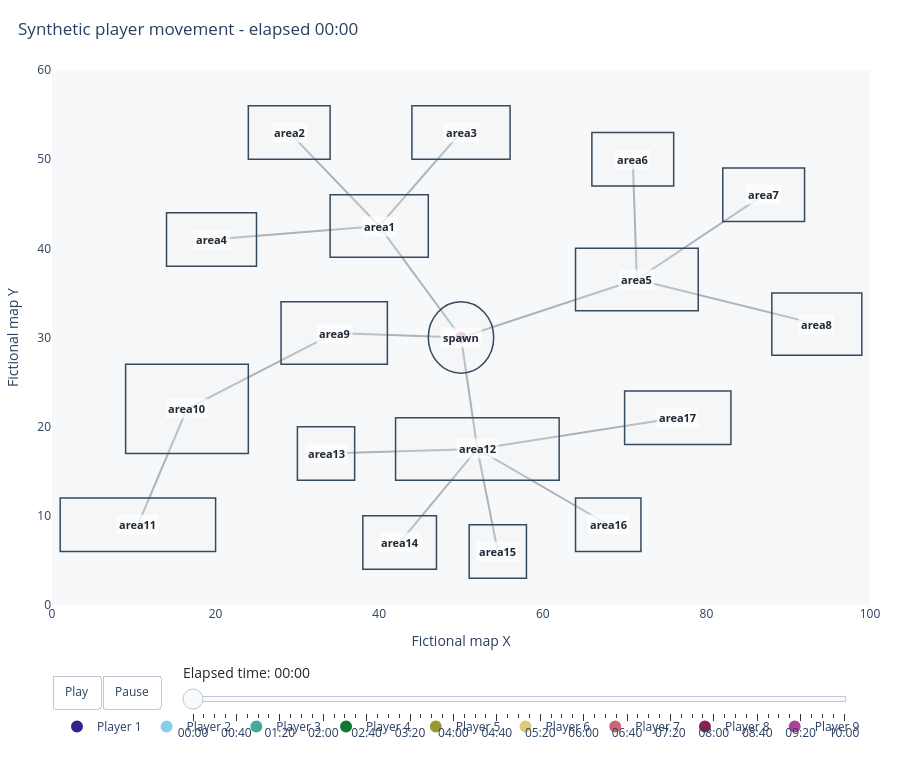

Here is the notebook cell this chart was saved with:
### Markdown cell above
## 5. Animate movement through elapsed time

The bounding boxes and connector lines retain the structure of the Mermaid visual. Use Play or drag the elapsed-time slider. Colourblind-safe markers show current positions, while short matching trails make direction and recent movement visible.

### Code cell
figure = build_movement_animation(
    player_paths,
    minute_range=(0.0, 10.0),
    trail_minutes=1.0,
    frame_interval_seconds=10,
    show_bounding_boxes=True,
)
figure.show()

### Figure 1 — Plotly figure (JSON) as saved in the notebook; plotly's stock layout.template omitted (floating-point values rounded to 4 significant figures)
{"data": [{"hoverinfo": "skip", "line": {"color": "#332288", "width": 3}, "mode": "lines", "name": "Player 1 trail", "opacity": 0.72, "showlegend": false, "type": "scatter", "x": [50.0], "y": [30.0]}, {"customdata": [["spawn", "dwelling", "spawn", "00:00"]], "hovertemplate": "<b>Player 1</b><br>area=%{customdata[0]}<br>state=%{customdata[1]}<br>target=%{customdata[2]}<br>elapsed=%{customdata[3]}<extra></extra>", "marker": {"color": "#332288", "line": {"color": "#FFFFFF", "width": 2}, "size": 14}, "mode": "markers", "name": "Player 1", "type": "scatter", "x": [50.0], "y": [30.0]}, {"hoverinfo": "skip", "line": {"color": "#88CCEE", "width": 3}, "mode": "lines", "name": "Player 2 trail", "opacity": 0.72, "showlegend": false, "type": "scatter", "x": [50.0], "y": [30.0]}, {"customdata": [["spawn", "dwelling", "spawn", "00:00"]], "hovertemplate": "<b>Player 2</b><br>area=%{customdata[0]}<br>state=%{customdata[1]}<br>target=%{customdata[2]}<br>elapsed=%{customdata[3]}<extra></extra>", "marker": {"color": "#88CCEE", "line": {"color": "#FFFFFF", "width": 2}, "size": 14}, "mode": "markers", "name": "Player 2", "type": "scatter", "x": [50.0], "y": [30.0]}, {"hoverinfo": "skip", "line": {"color": "#44AA99", "width": 3}, "mode": "lines", "name": "Player 3 trail", "opacity": 0.72, "showlegend": false, "type": "scatter", "x": [50.0], "y": [30.0]}, {"customdata": [["spawn", "dwelling", "spawn", "00:00"]], "hovertemplate": "<b>Player 3</b><br>area=%{customdata[0]}<br>state=%{customdata[1]}<br>target=%{customdata[2]}<br>elapsed=%{customdata[3]}<extra></extra>", "marker": {"color": "#44AA99", "line": {"color": "#FFFFFF", "width": 2}, "size": 14}, "mode": "markers", "name": "Player 3", "type": "scatter", "x": [50.0], "y": [30.0]}, {"hoverinfo": "skip", "line": {"color": "#117733", "width": 3}, "mode": "lines", "name": "Player 4 trail", "opacity": 0.72, "showlegend": false, "type": "scatter", "x": [50.0], "y": [30.0]}, {"customdata": [["spawn", "dwelling", "spawn", "00:00"]], "hovertemplate": "<b>Player 4</b><br>area=%{customdata[0]}<br>state=%{customdata[1]}<br>target=%{customdata[2]}<br>elapsed=%{customdata[3]}<extra></extra>", "marker": {"color": "#117733", "line": {"color": "#FFFFFF", "width": 2}, "size": 14}, "mode": "markers", "name": "Player 4", "type": "scatter", "x": [50.0], "y": [30.0]}, {"hoverinfo": "skip", "line": {"color": "#999933", "width": 3}, "mode": "lines", "name": "Player 5 trail", "opacity": 0.72, "showlegend": false, "type": "scatter", "x": [50.0], "y": [30.0]}, {"customdata": [["spawn", "dwelling", "spawn", "00:00"]], "hovertemplate": "<b>Player 5</b><br>area=%{customdata[0]}<br>state=%{customdata[1]}<br>target=%{customdata[2]}<br>elapsed=%{customdata[3]}<extra></extra>", "marker": {"color": "#999933", "line": {"color": "#FFFFFF", "width": 2}, "size": 14}, "mode": "markers", "name": "Player 5", "type": "scatter", "x": [50.0], "y": [30.0]}, {"hoverinfo": "skip", "line": {"color": "#DDCC77", "width": 3}, "mode": "lines", "name": "Player 6 trail", "opacity": 0.72, "showlegend": false, "type": "scatter", "x": [50.0], "y": [30.0]}, {"customdata": [["spawn", "dwelling", "spawn", "00:00"]], "hovertemplate": "<b>Player 6</b><br>area=%{customdata[0]}<br>state=%{customdata[1]}<br>target=%{customdata[2]}<br>elapsed=%{customdata[3]}<extra></extra>", "marker": {"color": "#DDCC77", "line": {"color": "#FFFFFF", "width": 2}, "size": 14}, "mode": "markers", "name": "Player 6", "type": "scatter", "x": [50.0], "y": [30.0]}, {"hoverinfo": "skip", "line": {"color": "#CC6677", "width": 3}, "mode": "lines", "name": "Player 7 trail", "opacity": 0.72, "showlegend": false, "type": "scatter", "x": [50.0], "y": [30.0]}, {"customdata": [["spawn", "dwelling", "spawn", "00:00"]], "hovertemplate": "<b>Player 7</b><br>area=%{customdata[0]}<br>state=%{customdata[1]}<br>target=%{customdata[2]}<br>elapsed=%{customdata[3]}<extra></extra>", "marker": {"color": "#CC6677", "line": {"color": "#FFFFFF", "width": 2}, "size": 14}, "mode": "markers", "name": "Player 7", "type": "scatter", "x": [50.0], "y": [30.0]}, {"hoverinfo": "skip", "line": {"color": "#882255", "width": 3}, "mode": "lines", "name": "Player 8 trail", "opacity": 0.72, "showlegend": false, "type": "scatter", "x": [50.0], "y": [30.0]}, {"customdata": [["spawn", "dwelling", "spawn", "00:00"]], "hovertemplate": "<b>Player 8</b><br>area=%{customdata[0]}<br>state=%{customdata[1]}<br>target=%{customdata[2]}<br>elapsed=%{customdata[3]}<extra></extra>", "marker": {"color": "#882255", "line": {"color": "#FFFFFF", "width": 2}, "size": 14}, "mode": "markers", "name": "Player 8", "type": "scatter", "x": [50.0], "y": [30.0]}, {"hoverinfo": "skip", "line": {"color": "#AA4499", "width": 3}, "mode": "lines", "name": "Player 9 trail", "opacity": 0.72, "showlegend": false, "type": "scatter", "x": [50.0], "y": [30.0]}, {"customdata": [["spawn", "dwelling", "spawn", "00:00"]], "hovertemplate": "<b>Player 9</b><br>area=%{customdata[0]}<br>state=%{customdata[1]}<br>target=%{customdata[2]}<br>elapsed=%{customdata[3]}<extra></extra>", "marker": {"color": "#AA4499", "line": {"color": "#FFFFFF", "width": 2}, "size": 14}, "mode": "markers", "name": "Player 9", "type": "scatter", "x": [50.0], "y": [30.0]}], "layout": {"annotations": [{"bgcolor": "rgba(255,255,255,0.72)", "borderpad": 2, "font": {"color": "#1F2933", "size": 11}, "showarrow": false, "text": "<b>spawn</b>", "x": 50.0, "y": 30.0}, {"bgcolor": "rgba(255,255,255,0.72)", "borderpad": 2, "font": {"color": "#1F2933", "size": 11}, "showarrow": false, "text": "<b>area1</b>", "x": 40.0, "y": 42.5}, {"bgcolor": "rgba(255,255,255,0.72)", "borderpad": 2, "font": {"color": "#1F2933", "size": 11}, "showarrow": false, "text": "<b>area2</b>", "x": 29.0, "y": 53.0}, {"bgcolor": "rgba(255,255,255,0.72)", "borderpad": 2, "font": {"color": "#1F2933", "size": 11}, "showarrow": false, "text": "<b>area3</b>", "x": 50.0, "y": 53.0}, {"bgcolor": "rgba(255,255,255,0.72)", "borderpad": 2, "font": {"color": "#1F2933", "size": 11}, "showarrow": false, "text": "<b>area4</b>", "x": 19.5, "y": 41.0}, {"bgcolor": "rgba(255,255,255,0.72)", "borderpad": 2, "font": {"color": "#1F2933", "size": 11}, "showarrow": false, "text": "<b>area5</b>", "x": 71.5, "y": 36.5}, {"bgcolor": "rgba(255,255,255,0.72)", "borderpad": 2, "font": {"color": "#1F2933", "size": 11}, "showarrow": false, "text": "<b>area6</b>", "x": 71.0, "y": 50.0}, {"bgcolor": "rgba(255,255,255,0.72)", "borderpad": 2, "font": {"color": "#1F2933", "size": 11}, "showarrow": false, "text": "<b>area7</b>", "x": 87.0, "y": 46.0}, {"bgcolor": "rgba(255,255,255,0.72)", "borderpad": 2, "font": {"color": "#1F2933", "size": 11}, "showarrow": false, "text": "<b>area8</b>", "x": 93.5, "y": 31.5}, {"bgcolor": "rgba(255,255,255,0.72)", "borderpad": 2, "font": {"color": "#1F2933", "size": 11}, "showarrow": false, "text": "<b>area9</b>", "x": 34.5, "y": 30.5}, {"bgcolor": "rgba(255,255,255,0.72)", "borderpad": 2, "font": {"color": "#1F2933", "size": 11}, "showarrow": false, "text": "<b>area10</b>", "x": 16.5, "y": 22.0}, {"bgcolor": "rgba(255,255,255,0.72)", "borderpad": 2, "font": {"color": "#1F2933", "size": 11}, "showarrow": false, "text": "<b>area11</b>", "x": 10.5, "y": 9.0}, {"bgcolor": "rgba(255,255,255,0.72)", "borderpad": 2, "font": {"color": "#1F2933", "size": 11}, "showarrow": false, "text": "<b>area12</b>", "x": 52.0, "y": 17.5}, {"bgcolor": "rgba(255,255,255,0.72)", "borderpad": 2, "font": {"color": "#1F2933", "size": 11}, "showarrow": false, "text": "<b>area13</b>", "x": 33.5, "y": 17.0}, {"bgcolor": "rgba(255,255,255,0.72)", "borderpad": 2, "font": {"color": "#1F2933", "size": 11}, "showarrow": false, "text": "<b>area14</b>", "x": 42.5, "y": 7.0}, {"bgcolor": "rgba(255,255,255,0.72)", "borderpad": 2, "font": {"color": "#1F2933", "size": 11}, "showarrow": false, "text": "<b>area15</b>", "x": 54.5, "y": 6.0}, {"bgcolor": "rgba(255,255,255,0.72)", "borderpad": 2, "font": {"color": "#1F2933", "size": 11}, "showarrow": false, "text": "<b>area16</b>", "x": 68.0, "y": 9.0}, {"bgcolor": "rgba(255,255,255,0.72)", "borderpad": 2, "font": {"color": "#1F2933", "size": 11}, "showarrow": false, "text": "<b>area17</b>", "x": 76.5, "y": 21.0}], "height": 760, "hovermode": "closest", "legend": {"orientation": "h", "x": 0.5, "xanchor": "center", "y": -0.2, "yanchor": "top"}, "margin": {"b": 155, "l": 30, "r": 30, "t": 70}, "paper_bgcolor": "#FFFFFF", "plot_bgcolor": "#F7F8FA", "shapes": [{"layer": "below", "line": {"color": "#AAB4BE", "width": 2}, "type": "line", "x0": 50.0, "x1": 40.0, "y0": 30.0, "y1": 42.5}, {"layer": "below", "line": {"color": "#AAB4BE", "width": 2}, "type": "line", "x0": 50.0, "x1": 71.5, "y0": 30.0, "y1": 36.5}, {"layer": "below", "line": {"color": "#AAB4BE", "width": 2}, "type": "line", "x0": 50.0, "x1": 34.5, "y0": 30.0, "y1": 30.5}, {"layer": "below", "line": {"color": "#AAB4BE", "width": 2}, "type": "line", "x0": 50.0, "x1": 52.0, "y0": 30.0, "y1": 17.5}, {"layer": "below", "line": {"color": "#AAB4BE", "width": 2}, "type": "line", "x0": 40.0, "x1": 29.0, "y0": 42.5, "y1": 53.0}, {"layer": "below", "line": {"color": "#AAB4BE", "width": 2}, "type": "line", "x0": 40.0, "x1": 50.0, "y0": 42.5, "y1": 53.0}, {"layer": "below", "line": {"color": "#AAB4BE", "width": 2}, "type": "line", "x0": 40.0, "x1": 19.5, "y0": 42.5, "y1": 41.0}, {"layer": "below", "line": {"color": "#AAB4BE", "width": 2}, "type": "line", "x0": 71.5, "x1": 71.0, "y0": 36.5, "y1": 50.0}, {"layer": "below", "line": {"color": "#AAB4BE", "width": 2}, "type": "line", "x0": 71.5, "x1": 87.0, "y0": 36.5, "y1": 46.0}, {"layer": "below", "line": {"color": "#AAB4BE", "width": 2}, "type": "line", "x0": 71.5, "x1": 93.5, "y0": 36.5, "y1": 31.5}, {"layer": "below", "line": {"color": "#AAB4BE", "width": 2}, "type": "line", "x0": 34.5, "x1": 16.5, "y0": 30.5, "y1": 22.0}, {"layer": "below", "line": {"color": "#AAB4BE", "width": 2}, "type": "line", "x0": 16.5, "x1": 10.5, "y0": 22.0, "y1": 9.0}, {"layer": "below", "line": {"color": "#AAB4BE", "width": 2}, "type": "line", "x0": 52.0, "x1": 33.5, "y0": 17.5, "y1": 17.0}, {"layer": "below", "line": {"color": "#AAB4BE", "width": 2}, "type": "line", "x0": 52.0, "x1": 42.5, "y0": 17.5, "y1": 7.0}, {"layer": "below", "line": {"color": "#AAB4BE", "width": 2}, "type": "line", "x0": 52.0, "x1": 54.5, "y0": 17.5, "y1": 6.0}, {"layer": "below", "line": {"color": "#AAB4BE", "width": 2}, "type": "line", "x0": 52.0, "x1": 68.0, "y0": 17.5, "y1": 9.0}, {"layer": "below", "line": {"color": "#AAB4BE", "width": 2}, "type": "line", "x0": 52.0, "x1": 76.5, "y0": 17.5, "y1": 21.0}, {"fillcolor": "rgba(231,234,237,0.22)", "layer": "above", "line": {"color": "#354A5F", "width": 1.5}, "type": "circle", "x0": 46, "x1": 54, "y0": 26, "y1": 34}, {"fillcolor": "rgba(231,234,237,0.22)", "layer": "above", "line": {"color": "#354A5F", "width": 1.5}, "type": "rect", "x0": 34, "x1": 46, "y0": 39, "y1": 46}, {"fillcolor": "rgba(231,234,237,0.22)", "layer": "above", "line": {"color": "#354A5F", "width": 1.5}, "type": "rect", "x0": 24, "x1": 34, "y0": 50, "y1": 56}, {"fillcolor": "rgba(231,234,237,0.22)", "layer": "above", "line": {"color": "#354A5F", "width": 1.5}, "type": "rect", "x0": 44, "x1": 56, "y0": 50, "y1": 56}, {"fillcolor": "rgba(231,234,237,0.22)", "layer": "above", "line": {"color": "#354A5F", "width": 1.5}, "type": "rect", "x0": 14, "x1": 25, "y0": 38, "y1": 44}, {"fillcolor": "rgba(231,234,237,0.22)", "layer": "above", "line": {"color": "#354A5F", "width": 1.5}, "type": "rect", "x0": 64, "x1": 79, "y0": 33, "y1": 40}, {"fillcolor": "rgba(231,234,237,0.22)", "layer": "above", "line": {"color": "#354A5F", "width": 1.5}, "type": "rect", "x0": 66, "x1": 76, "y0": 47, "y1": 53}, {"fillcolor": "rgba(231,234,237,0.22)", "layer": "above", "line": {"color": "#354A5F", "width": 1.5}, "type": "rect", "x0": 82, "x1": 92, "y0": 43, "y1": 49}, {"fillcolor": "rgba(231,234,237,0.22)", "layer": "above", "line": {"color": "#354A5F", "width": 1.5}, "type": "rect", "x0": 88, "x1": 99, "y0": 28, "y1": 35}, {"fillcolor": "rgba(231,234,237,0.22)", "layer": "above", "line": {"color": "#354A5F", "width": 1.5}, "type": "rect", "x0": 28, "x1": 41, "y0": 27, "y1": 34}, {"fillcolor": "rgba(231,234,237,0.22)", "layer": "above", "line": {"color": "#354A5F", "width": 1.5}, "type": "rect", "x0": 9, "x1": 24, "y0": 17, "y1": 27}, {"fillcolor": "rgba(231,234,237,0.22)", "layer": "above", "line": {"color": "#354A5F", "width": 1.5}, "type": "rect", "x0": 1, "x1": 20, "y0": 6, "y1": 12}, {"fillcolor": "rgba(231,234,237,0.22)", "layer": "above", "line": {"color": "#354A5F", "width": 1.5}, "type": "rect", "x0": 42, "x1": 62, "y0": 14, "y1": 21}, {"fillcolor": "rgba(231,234,237,0.22)", "layer": "above", "line": {"color": "#354A5F", "width": 1.5}, "type": "rect", "x0": 30, "x1": 37, "y0": 14, "y1": 20}, {"fillcolor": "rgba(231,234,237,0.22)", "layer": "above", "line": {"color": "#354A5F", "width": 1.5}, "type": "rect", "x0": 38, "x1": 47, "y0": 4, "y1": 10}, {"fillcolor": "rgba(231,234,237,0.22)", "layer": "above", "line": {"color": "#354A5F", "width": 1.5}, "type": "rect", "x0": 51, "x1": 58, "y0": 3, "y1": 9}, {"fillcolor": "rgba(231,234,237,0.22)", "layer": "above", "line": {"color": "#354A5F", "width": 1.5}, "type": "rect", "x0": 64, "x1": 72, "y0": 6, "y1": 12}, {"fillcolor": "rgba(231,234,237,0.22)", "layer": "above", "line": {"color": "#354A5F", "width": 1.5}, "type": "rect", "x0": 70, "x1": 83, "y0": 18, "y1": 24}], "sliders": [{"active": 0, "currentvalue": {"font": {"color": "#1F2933", "size": 14}, "prefix": "Elapsed time: "}, "len": 0.82, "pad": {"b": 10, "t": 55}, "steps": [{"args": [["0"], {"frame": {"duration": 250, "redraw": false}, "mode": "immediate", "transition": {"duration": 150}}], "label": "00:00", "method": "animate"}, {"args": [["10"], {"frame": {"duration": 250, "redraw": false}, "mode": "immediate", "transition": {"duration": 150}}], "label": "00:10", "method": "animate"}, {"args": [["20"], {"frame": {"duration": 250, "redraw": false}, "mode": "immediate", "transition": {"duration": 150}}], "label": "00:20", "method": "animate"}, {"args": [["30"], {"frame": {"duration": 250, "redraw": false}, "mode": "immediate", "transition": {"duration": 150}}], "label": "00:30", "method": "animate"}, {"args": [["40"], {"frame": {"duration": 250, "redraw": false}, "mode": "immediate", "transition": {"duration": 150}}], "label": "00:40", "method": "animate"}, {"args": [["50"], {"frame": {"duration": 250, "redraw": false}, "mode": "immediate", "transition": {"duration": 150}}], "label": "00:50", "method": "animate"}, {"args": [["60"], {"frame": {"duration": 250, "redraw": false}, "mode": "immediate", "transition": {"duration": 150}}], "label": "01:00", "method": "animate"}, {"args": [["70"], {"frame": {"duration": 250, "redraw": false}, "mode": "immediate", "transition": {"duration": 150}}], "label": "01:10", "method": "animate"}, {"args": [["80"], {"frame": {"duration": 250, "redraw": false}, "mode": "immediate", "transition": {"duration": 150}}], "label": "01:20", "method": "animate"}, {"args": [["90"], {"frame": {"duration": 250, "redraw": false}, "mode": "immediate", "transition": {"duration": 150}}], "label": "01:30", "method": "animate"}, {"args": [["100"], {"frame": {"duration": 250, "redraw": false}, "mode": "immediate", "transition": {"duration": 150}}], "label": "01:40", "method": "animate"}, {"args": [["110"], {"frame": {"duration": 250, "redraw": false}, "mode": "immediate", "transition": {"duration": 150}}], "label": "01:50", "method": "animate"}, {"args": [["120"], {"frame": {"duration": 250, "redraw": false}, "mode": "immediate", "transition": {"duration": 150}}], "label": "02:00", "method": "animate"}, {"args": [["130"], {"frame": {"duration": 250, "redraw": false}, "mode": "immediate", "transition": {"duration": 150}}], "label": "02:10", "method": "animate"}, {"args": [["140"], {"frame": {"duration": 250, "redraw": false}, "mode": "immediate", "transition": {"duration": 150}}], "label": "02:20", "method": "animate"}, {"args": [["150"], {"frame": {"duration": 250, "redraw": false}, "mode": "immediate", "transition": {"duration": 150}}], "label": "02:30", "method": "animate"}, {"args": [["160"], {"frame": {"duration": 250, "redraw": false}, "mode": "immediate", "transition": {"duration": 150}}], "label": "02:40", "method": "animate"}, {"args": [["170"], {"frame": {"duration": 250, "redraw": false}, "mode": "immediate", "transition": {"duration": 150}}], "label": "02:50", "method": "animate"}, {"args": [["180"], {"frame": {"duration": 250, "redraw": false}, "mode": "immediate", "transition": {"duration": 150}}], "label": "03:00", "method": "animate"}, {"args": [["190"], {"frame": {"duration": 250, "redraw": false}, "mode": "immediate", "transition": {"duration": 150}}], "label": "03:10", "method": "animate"}, {"args": [["200"], {"frame": {"duration": 250, "redraw": false}, "mode": "immediate", "transition": {"duration": 150}}], "label": "03:20", "method": "animate"}, {"args": [["210"], {"frame": {"duration": 250, "redraw": false}, "mode": "immediate", "transition": {"duration": 150}}], "label": "03:30", "method": "animate"}, {"args": [["220"], {"frame": {"duration": 250, "redraw": false}, "mode": "immediate", "transition": {"duration": 150}}], "label": "03:40", "method": "animate"}, {"args": [["230"], {"frame": {"duration": 250, "redraw": false}, "mode": "immediate", "transition": {"duration": 150}}], "label": "03:50", "method": "animate"}, {"args": [["240"], {"frame": {"duration": 250, "redraw": false}, "mode": "immediate", "transition": {"duration": 150}}], "label": "04:00", "method": "animate"}, {"args": [["250"], {"frame": {"duration": 250, "redraw": false}, "mode": "immediate", "transition": {"duration": 150}}], "label": "04:10", "method": "animate"}, {"args": [["260"], {"frame": {"duration": 250, "redraw": false}, "mode": "immediate", "transition": {"duration": 150}}], "label": "04:20", "method": "animate"}, {"args": [["270"], {"frame": {"duration": 250, "redraw": false}, "mode": "immediate", "transition": {"duration": 150}}], "label": "04:30", "method": "animate"}, {"args": [["280"], {"frame": {"duration": 250, "redraw": false}, "mode": "immediate", "transition": {"duration": 150}}], "label": "04:40", "method": "animate"}, {"args": [["290"], {"frame": {"duration": 250, "redraw": false}, "mode": "immediate", "transition": {"duration": 150}}], "label": "04:50", "method": "animate"}, {"args": [["300"], {"frame": {"duration": 250, "redraw": false}, "mode": "immediate", "transition": {"duration": 150}}], "label": "05:00", "method": "animate"}, {"args": [["310"], {"frame": {"duration": 250, "redraw": false}, "mode": "immediate", "transition": {"duration": 150}}], "label": "05:10", "method": "animate"}, {"args": [["320"], {"frame": {"duration": 250, "redraw": false}, "mode": "immediate", "transition": {"duration": 150}}], "label": "05:20", "method": "animate"}, {"args": [["330"], {"frame": {"duration": 250, "redraw": false}, "mode": "immediate", "transition": {"duration": 150}}], "label": "05:30", "method": "animate"}, {"args": [["340"], {"frame": {"duration": 250, "redraw": false}, "mode": "immediate", "transition": {"duration": 150}}], "label": "05:40", "method": "animate"}, {"args": [["350"], {"frame": {"duration": 250, "redraw": false}, "mode": "immediate", "transition": {"duration": 150}}], "label": "05:50", "method": "animate"}, {"args": [["360"], {"frame": {"duration": 250, "redraw": false}, "mode": "immediate", "transition": {"duration": 150}}], "label": "06:00", "method": "animate"}, {"args": [["370"], {"frame": {"duration": 250, "redraw": false}, "mode": "immediate", "transition": {"duration": 150}}], "label": "06:10", "method": "animate"}, {"args": [["380"], {"frame": {"duration": 250, "redraw": false}, "mode": "immediate", "transition": {"duration": 150}}], "label": "06:20", "method": "animate"}, {"args": [["390"], {"frame": {"duration": 250, "redraw": false}, "mode": "immediate", "transition": {"duration": 150}}], "label": "06:30", "method": "animate"}, {"args": [["400"], {"frame": {"duration": 250, "redraw": false}, "mode": "immediate", "transition": {"duration": 150}}], "label": "06:40", "method": "animate"}, {"args": [["410"], {"frame": {"duration": 250, "redraw": false}, "mode": "immediate", "transition": {"duration": 150}}], "label": "06:50", "method": "animate"}, {"args": [["420"], {"frame": {"duration": 250, "redraw": false}, "mode": "immediate", "transition": {"duration": 150}}], "label": "07:00", "method": "animate"}, {"args": [["430"], {"frame": {"duration": 250, "redraw": false}, "mode": "immediate", "transition": {"duration": 150}}], "label": "07:10", "method": "animate"}, {"args": [["440"], {"frame": {"duration": 250, "redraw": false}, "mode": "immediate", "transition": {"duration": 150}}], "label": "07:20", "method": "animate"}, {"args": [["450"], {"frame": {"duration": 250, "redraw": false}, "mode": "immediate", "transition": {"duration": 150}}], "label": "07:30", "method": "animate"}, {"args": [["460"], {"frame": {"duration": 250, "redraw": false}, "mode": "immediate", "transition": {"duration": 150}}], "label": "07:40", "method": "animate"}, {"args": [["470"], {"frame": {"duration": 250, "redraw": false}, "mode": "immediate", "transition": {"duration": 150}}], "label": "07:50", "method": "animate"}, {"args": [["480"], {"frame": {"duration": 250, "redraw": false}, "mode": "immediate", "transition": {"duration": 150}}], "label": "08:00", "method": "animate"}, {"args": [["490"], {"frame": {"duration": 250, "redraw": false}, "mode": "immediate", "transition": {"duration": 150}}], "label": "08:10", "method": "animate"}, {"args": [["500"], {"frame": {"duration": 250, "redraw": false}, "mode": "immediate", "transition": {"duration": 150}}], "label": "08:20", "method": "animate"}, {"args": [["510"], {"frame": {"duration": 250, "redraw": false}, "mode": "immediate", "transition": {"duration": 150}}], "label": "08:30", "method": "animate"}, {"args": [["520"], {"frame": {"duration": 250, "redraw": false}, "mode": "immediate", "transition": {"duration": 150}}], "label": "08:40", "method": "animate"}, {"args": [["530"], {"frame": {"duration": 250, "redraw": false}, "mode": "immediate", "transition": {"duration": 150}}], "label": "08:50", "method": "animate"}, {"args": [["540"], {"frame": {"duration": 250, "redraw": false}, "mode": "immediate", "transition": {"duration": 150}}], "label": "09:00", "method": "animate"}, {"args": [["550"], {"frame": {"duration": 250, "redraw": false}, "mode": "immediate", "transition": {"duration": 150}}], "label": "09:10", "method": "animate"}, {"args": [["560"], {"frame": {"duration": 250, "redraw": false}, "mode": "immediate", "transition": {"duration": 150}}], "label": "09:20", "method": "animate"}, {"args": [["570"], {"frame": {"duration": 250, "redraw": false}, "mode": "immediate", "transition": {"duration": 150}}], "label": "09:30", "method": "animate"}, {"args": [["580"], {"frame": {"duration": 250, "redraw": false}, "mode": "immediate", "transition": {"duration": 150}}], "label": "09:40", "method": "animate"}, {"args": [["590"], {"frame": {"duration": 250, "redraw": false}, "mode": "immediate", "transition": {"duration": 150}}], "label": "09:50", "method": "animate"}, {"args": [["600"], {"frame": {"duration": 250, "redraw": false}, "mode": "immediate", "transition": {"duration": 150}}], "label": "10:00", "method": "animate"}], "x": 0.16, "xanchor": "left", "y": 0, "yanchor": "top"}], "title": {"text": "Synthetic player movement - elapsed 00:00", "x": 0.02, "xanchor": "left"}, "updatemenus": [{"buttons": [{"args": [null, {"frame": {"duration": 350, "redraw": false}, "fromcurrent": true, "transition": {"duration": 150}}], "label": "Play", "method": "animate"}, {"args": [[null], {"frame": {"duration": 0, "redraw": false}, "mode": "immediate", "transition": {"duration": 0}}], "label": "Pause", "method": "animate"}], "direction": "left", "pad": {"r": 10, "t": 70}, "showactive": false, "type": "buttons", "x": 0.0, "xanchor": "left", "y": 0, "yanchor": "top"}], "xaxis": {"range": [0, 100], "showgrid": false, "title": {"text": "Fictional map X"}, "zeroline": false}, "yaxis": {"range": [0, 60], "showgrid": false, "title": {"text": "Fictional map Y"}, "zeroline": false}}}
